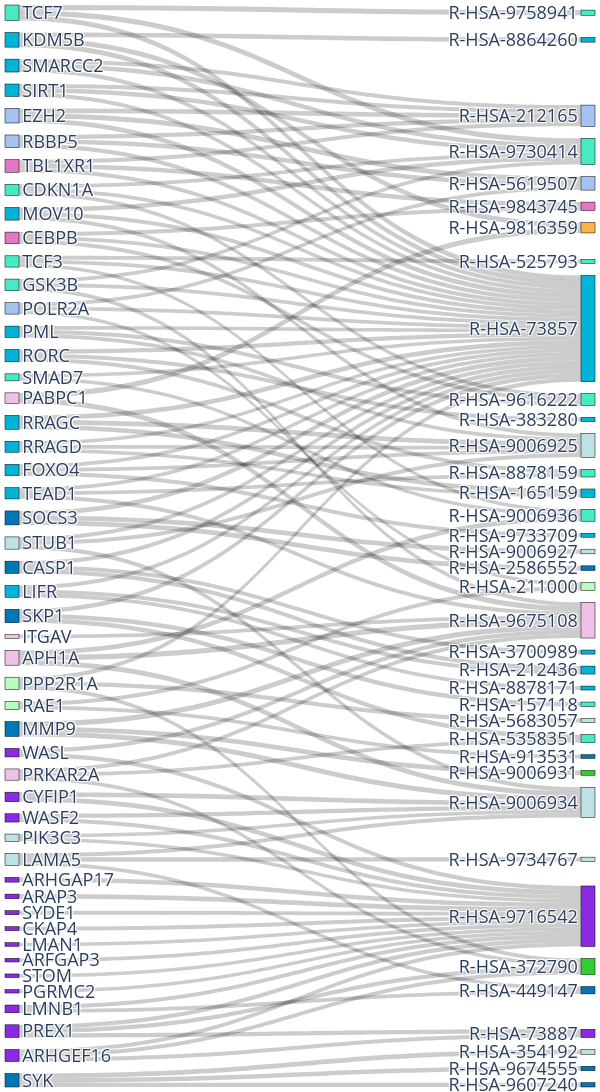
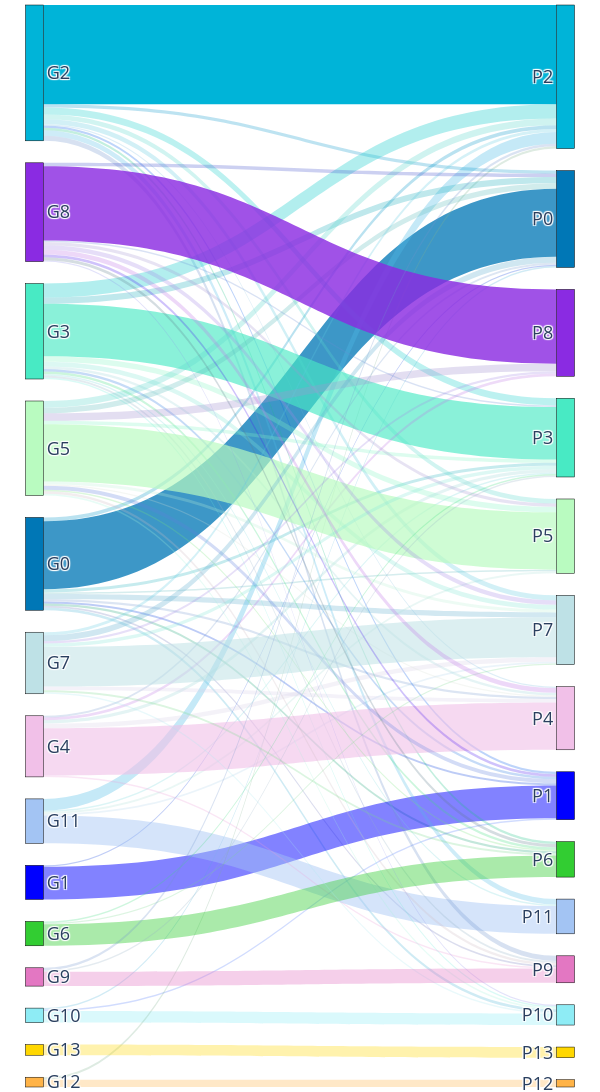

Notebook cell for these charts, in order:
### Code cell
# Stage 7/9 — Gene/pathway explanation outputs
print('Stage 7/9 — Gene/pathway explanation outputs')

MAX_GENES = 100

# Total saliency per gene
gene_scores = saliency_pathway_matrix.sum(axis=0)

# Top genes by saliency
top_gene_idx = np.argsort(gene_scores)[::-1][:MAX_GENES]

selected_genes = [gene_names[i] for i in top_gene_idx]

rows = []

for g in tqdm(selected_genes, desc="Building gene→pathway table"):
    gi = gene_names.index(g)

    for pi, pathway in enumerate(pathway_names):
        score = saliency_pathway_matrix[pi, gi]
        if score <= 0:
            continue

        rows.append({
            "gene": g,
            "pathway": pathway,
            "weight": score,
        })

df = pd.DataFrame(rows)


TOP_K_PATHWAYS_PER_GENE = 3
TOP_K_GENE_TO_PATHWAY = 3 


df_gp = (
    df.groupby(["gene", "pathway"])["weight"]
    .sum()
    .reset_index()
)

df_gp_topk = (
    df_gp
    .sort_values("weight", ascending=False)
    .groupby("gene", group_keys=False)
    .head(TOP_K_PATHWAYS_PER_GENE)
)

MIN_FLOW = np.percentile(df_gp_topk["weight"], 60)
df_gp_topk = df_gp_topk[df_gp_topk["weight"] >= MIN_FLOW]

df_sankey = df_gp_topk.rename(
    columns={"gene": "source", "pathway": "target"}
)

# ----------------------------------------------------
# Nodes
# ----------------------------------------------------
labels = pd.unique(df_sankey[["source", "target"]].values.ravel())
label_to_id = {l: i for i, l in enumerate(labels)}

# ----------------------------------------------------
# Fixed cluster-based node colors (CANONICAL)
# ----------------------------------------------------
def node_color(label):
    # Gene node
    if label in gene_clusters:
        cid = gene_clusters[label]
        return CLUSTER_COLORS[cid]

    # Pathway node
    if label in pathway_clusters:
        cid = pathway_clusters[label]
        return CLUSTER_COLORS[cid]

    # Fallback (should not happen)
    return "#BDBDBD"

node_colors = [node_color(l) for l in labels]

# ----------------------------------------------------
# Sankey plot
# ----------------------------------------------------
fig = go.Figure(go.Sankey(
    arrangement="snap",
    node=dict(
        label=labels,
        color=node_colors,
        pad=12,
        thickness=14,
        line=dict(color="black", width=0.5),
        hovertemplate="%{label}<extra></extra>",
    ),
    link=dict(
        source=df_sankey["source"].map(label_to_id),
        target=df_sankey["target"].map(label_to_id),
        value=df_sankey["weight"],
    ),
))

fig.update_layout(
    font_size=18,
    width=600,
    height=1800,
    margin=dict(
        l=5,
        r=5,
        t=5,
        b=5,
    ),
)


# ----------------------------------------------------
# Save
# ----------------------------------------------------
os.makedirs(output_path, exist_ok=True)

fig.write_html(
    os.path.join(output_path, "sankey_gene_to_pathway.html")
)

fig.write_image(
    os.path.join(output_path, "sankey_gene_to_pathway.png"),
    width=600,
    height=1800,
    scale=2,
)
fig.show()


############################################################################################################

# ----------------------------------------------------
# Top genes by total saliency
# ----------------------------------------------------
gene_scores = saliency_pathway_matrix.sum(axis=0)

gene_score_df = pd.DataFrame({
    "gene": gene_names,
    "total_saliency": gene_scores,
    "gene_cluster": [gene_clusters[g] for g in gene_names],
})

gene_score_df = gene_score_df.sort_values(
    "total_saliency", ascending=False
)

TOP_N_GENES = 100
top10_genes_df = gene_score_df.head(TOP_N_GENES)

# Save table
os.makedirs(output_path, exist_ok=True)
top10_genes_df.to_csv(
    os.path.join(output_path, "top100_genes_by_saliency.csv"),
    index=False,
)

print("✅ Top 100 genes by total saliency:")
print(top10_genes_df)


TOP_K_PATHWAYS_PER_GENE = 1

rows = []

for _, row in tqdm(top10_genes_df.iterrows(), total=len(top10_genes_df), desc="Building top-gene pathway table"):
    g = row["gene"]
    gi = gene_names.index(g)

    for pi, pathway in enumerate(pathway_names):
        score = saliency_pathway_matrix[pi, gi]
        if score <= 0:
            continue

        rows.append({
            "gene": g,
            "gene_cluster": gene_clusters[g],
            "pathway": pathway,
            "pathway_cluster": pathway_clusters[pathway],
            "saliency": score,
        })

df_gene_pathway = pd.DataFrame(rows)

df_gene_pathway_topk = (
    df_gene_pathway
    .sort_values("saliency", ascending=False)
    .groupby("gene", group_keys=False)
    .head(TOP_K_PATHWAYS_PER_GENE)
)

df_gene_pathway_topk.to_csv(
    os.path.join(output_path, "top100_genes_top_pathways.csv"),
    index=False,
)


############################################################################################################


# Sort clusters
sorted_pathway_clusters = sort_pathway_clusters_by_saliency(
    saliency_pathway_matrix, pathway_names, pathway_clusters
)

sorted_gene_clusters = sort_gene_clusters_by_saliency(
    saliency_pathway_matrix, gene_names, gene_clusters
)

# Sort members inside clusters
pathway_order = sort_pathways_within_clusters(
    saliency_pathway_matrix,
    pathway_names,
    pathway_clusters,
    sorted_pathway_clusters,
)

gene_order = sort_genes_within_clusters(
    saliency_pathway_matrix,
    gene_names,
    gene_clusters,
    sorted_gene_clusters,
)

# Sorted matrix
saliency_sorted = saliency_pathway_matrix[np.ix_(pathway_order, gene_order)]

# Sorted labels
pathway_names_sorted = [pathway_names[i] for i in pathway_order]
gene_names_sorted = [gene_names[i] for i in gene_order]




# ==============================================================
# Parameters
# ==============================================================

MIN_SALIENCY = 1e-2          # 🔑 skip low saliency FIRST
MAX_GENES_PER_CLUSTER = 3
MAX_PATHWAYS_PER_CLUSTER = 3

# ==============================================================
# Sort clusters & members (REQUIRED)
# ==============================================================

sorted_pathway_clusters = sort_pathway_clusters_by_saliency(
    saliency_pathway_matrix, pathway_names, pathway_clusters
)

sorted_gene_clusters = sort_gene_clusters_by_saliency(
    saliency_pathway_matrix, gene_names, gene_clusters
)

pathway_order = sort_pathways_within_clusters(
    saliency_pathway_matrix,
    pathway_names,
    pathway_clusters,
    sorted_pathway_clusters,
)

gene_order = sort_genes_within_clusters(
    saliency_pathway_matrix,
    gene_names,
    gene_clusters,
    sorted_gene_clusters,
)

saliency_sorted = saliency_pathway_matrix[np.ix_(pathway_order, gene_order)]
pathway_names_sorted = [pathway_names[i] for i in pathway_order]
gene_names_sorted    = [gene_names[i] for i in gene_order]


############################################################################################################

# ----------------------------------------------------
# Build Gene → Pathway cluster saliency table
# ----------------------------------------------------
rows = []

for gi, gene in enumerate(gene_names):
    g_cluster = f"G{gene_clusters[gene]}"

    for pi, pathway in enumerate(pathway_names):
        score = saliency_pathway_matrix[pi, gi]
        if score <= 0:
            continue

        p_cluster = f"P{pathway_clusters[pathway]}"

        rows.append({
            "gene_cluster": g_cluster,
            "pathway_cluster": p_cluster,
            "weight": score,
        })

df = pd.DataFrame(rows)

# ----------------------------------------------------
# Aggregate cluster-to-cluster saliency
# ----------------------------------------------------
df_gp = (
    df.groupby(["gene_cluster", "pathway_cluster"])["weight"]
    .sum()
    .reset_index()
)

# ----------------------------------------------------
# Threshold weak connections
# ----------------------------------------------------
MIN_WEIGHT = np.percentile(df_gp["weight"], 60)
df_gp = df_gp[df_gp["weight"] >= MIN_WEIGHT]

# ----------------------------------------------------
# Compute strengths for ordering
# ----------------------------------------------------
gene_strength = (
    df_gp.groupby("gene_cluster")["weight"].sum().to_dict()
)

pathway_strength = (
    df_gp.groupby("pathway_cluster")["weight"].sum().to_dict()
)

gene_order = sorted(gene_strength, key=lambda x: -gene_strength[x])
pathway_order = sorted(pathway_strength, key=lambda x: -pathway_strength[x])

# ----------------------------------------------------
# Color maps
def cluster_color_from_label(label):
    """
    label: 'G3' or 'P7'
    """
    cid = int(label[1:])  # strip 'G' or 'P'
    if cid not in CLUSTER_COLORS:
        raise ValueError(f"Cluster ID {cid} not in CLUSTER_COLORS")
    return CLUSTER_COLORS[cid]

gene_cmap = {g: cluster_color_from_label(g) for g in gene_order}
pathway_cmap = {p: cluster_color_from_label(p) for p in pathway_order}

# ----------------------------------------------------
# Sankey node layout
# ----------------------------------------------------
labels = gene_order + pathway_order
label_to_id = {l: i for i, l in enumerate(labels)}

def y_positions(order):
    n = len(order)
    if n == 1:
        return [0.5]
    return np.linspace(0.05, 0.95, n)

gene_y = y_positions(gene_order)
pathway_y = y_positions(pathway_order)

x_pos, y_pos, node_colors = [], [], []

for l in labels:
    if l.startswith("G"):
        x_pos.append(0.05)
        y_pos.append(gene_y[gene_order.index(l)])
        node_colors.append(gene_cmap[l])
    else:
        x_pos.append(0.95)
        y_pos.append(pathway_y[pathway_order.index(l)])
        node_colors.append(pathway_cmap[l])

# ----------------------------------------------------
# Sankey links
# ----------------------------------------------------
sources = df_gp["gene_cluster"].map(label_to_id)
targets = df_gp["pathway_cluster"].map(label_to_id)
values  = df_gp["weight"].to_numpy()

# # Transparency scaled by saliency
# alpha = 0.25 + 0.75 * (values - values.min()) / (values.max() - values.min())
# link_colors = [f"rgba(0,0,0,{a:.2f})" for a in alpha]
def blend_colors(hex1, hex2, alpha):
    def hex_to_rgb(h):
        h = h.lstrip("#")
        return np.array([int(h[i:i+2], 16) for i in (0, 2, 4)])

    rgb = 0.5 * hex_to_rgb(hex1) + 0.5 * hex_to_rgb(hex2)
    r, g, b = rgb.astype(int)
    return f"rgba({r},{g},{b},{alpha:.2f})"

link_colors = [
    blend_colors(
        gene_cmap[row["gene_cluster"]],
        pathway_cmap[row["pathway_cluster"]],
        0.25 + 0.75 * (row["weight"] - values.min()) / (values.max() - values.min())
    )
    for _, row in df_gp.iterrows()
]

# ----------------------------------------------------
# Plot
# ----------------------------------------------------
fig = go.Figure(go.Sankey(
    arrangement="snap",
    node=dict(
        label=labels,
        color=node_colors,
        pad=22,
        thickness=18,
        x=x_pos,
        y=y_pos,
        line=dict(color="black", width=0.5),
    ),
    link=dict(
        source=sources,
        target=targets,
        value=values,
        color=link_colors,
    ),
))

fig.update_layout(
    # title="Gene Cluster → Pathway Cluster Saliency Flow",
    font_size=18,
    width=600,
    height=1800,
    margin=dict(
        l=5,
        r=5,
        t=5,
        b=5,
    ),
)

# ----------------------------------------------------
# Save
# ----------------------------------------------------
os.makedirs(output_path, exist_ok=True)

fig.write_html(os.path.join(output_path, "gene_pathway_sankey.html"))
fig.write_image(
    os.path.join(output_path, "gene_pathway_sankey.png"),
    width=600,
    height=1800,
    scale=2,
)
fig.show()

### Figure 1 — Plotly figure (JSON) as saved in the notebook; plotly's stock layout.template omitted (floating-point values rounded to 4 significant figures)
{"data": [{"arrangement": "snap", "link": {"source": [0, 0, 3, 3, 6, 7, 8, 9, 0, 12, 6, 6, 7, 7, 8, 17, 17, 9, 9, 20, 8, 22, 23, 22, 22, 23, 23, 28, 29, 30, 30, 30, 33, 34, 35, 36, 38, 12, 12, 42, 43, 43, 43, 29, 29, 46, 48, 49, 50, 51, 51, 33, 33, 35, 49, 49, 53, 36, 36, 48, 48, 56, 34, 35, 53, 53, 38, 50, 58, 50, 42, 42, 60, 61, 60, 60, 62, 63, 63, 65, 66, 67, 69, 70, 70, 71, 73, 58, 58, 75, 75, 46, 63, 77, 66, 65, 67, 69, 69, 70, 56, 71, 77, 77, 65, 67, 38, 79, 80, 73, 73, 71, 66, 81, 81, 82, 83, 75, 84, 85, 84], "target": [1, 2, 4, 5, 4, 4, 5, 10, 11, 13, 14, 15, 16, 15, 11, 15, 18, 11, 19, 18, 21, 11, 11, 24, 25, 26, 27, 18, 1, 11, 31, 32, 10, 4, 1, 37, 39, 40, 41, 1, 44, 18, 45, 11, 19, 47, 11, 11, 11, 15, 18, 11, 19, 11, 52, 45, 11, 11, 19, 54, 55, 18, 18, 26, 26, 15, 15, 57, 11, 59, 11, 19, 18, 18, 44, 45, 18, 37, 64, 64, 4, 68, 10, 1, 4, 72, 4, 74, 59, 64, 1, 76, 11, 11, 11, 11, 11, 11, 47, 11, 78, 11, 27, 26, 26, 26, 78, 18, 18, 45, 31, 14, 55, 15, 18, 4, 18, 11, 11, 18, 14], "value": [580.9, 580.9, 579.6, 579.6, 577.6, 577.5, 569.9, 560.8, 540.6, 531.8, 531.8, 531.8, 531.7, 531.7, 530.3, 527.1, 527.1, 521.9, 521.9, 519.5, 518.6, 516.6, 513.3, 511.1, 511.1, 507.8, 507.8, 501.4, 496.6, 495.2, 489.9, 489.9, 489.5, 489.2, 489.0, 486.6, 486.3, 479.0, 479.0, 478.1, 465.9, 465.9, 465.9, 462.1, 462.1, 462.0, 461.6, 459.2, 457.5, 457.3, 457.3, 455.5, 455.5, 455.0, 454.3, 454.3, 453.6, 452.8, 452.8, 451.4, 451.4, 450.6, 450.4, 450.1, 448.8, 448.8, 447.7, 447.4, 445.9, 444.9, 444.9, 444.9, 441.0, 441.0, 441.0, 441.0, 441.0, 439.6, 439.6, 438.9, 438.9, 438.3, 438.2, 438.1, 438.1, 436.2, 436.2, 436.0, 433.7, 419.2, 419.2, 411.8, 409.1, 408.5, 408.4, 408.4, 407.8, 407.8, 407.8, 407.7, 406.0, 405.9, 404.1, 404.1, 404.1, 403.5, 403.3, 402.7, 401.9, 401.6, 401.6, 401.6, 399.4, 399.0, 399.0, 396.1, 392.0, 390.1, 390.1, 385.9, 385.9]}, "node": {"color": ["#48EAC4", "#48EAC4", "#48EAC4", "#F1C0E8", "#F1C0E8", "#FFB347", "#F1C0E8", "#0077B6", "#00B4D8", "#A3C4F3", "#A3C4F3", "#00B4D8", "#0077B6", "#bee1e6", "#48EAC4", "#bee1e6", "#32CD32", "#8A2BE2", "#8A2BE2", "#A3C4F3", "#8A2BE2", "#00B4D8", "#0077B6", "#00B4D8", "#bee1e6", "#0077B6", "#bee1e6", "#00B4D8", "#8A2BE2", "#00B4D8", "#0077B6", "#48EAC4", "#48EAC4", "#A3C4F3", "#8A2BE2", "#00B4D8", "#E377C2", "#E377C2", "#bee1e6", "#bee1e6", "#0077B6", "#0077B6", "#00B4D8", "#8A2BE2", "#8A2BE2", "#32CD32", "#B9FBC0", "#B9FBC0", "#00B4D8", "#B9FBC0", "#0077B6", "#8A2BE2", "#bee1e6", "#bee1e6", "#00B4D8", "#48EAC4", "#8A2BE2", "#00B4D8", "#00B4D8", "#00B4D8", "#8A2BE2", "#8A2BE2", "#8A2BE2", "#E377C2", "#48EAC4", "#00B4D8", "#00B4D8", "#00B4D8", "#00B4D8", "#A3C4F3", "#48EAC4", "#48EAC4", "#48EAC4", "#F1C0E8", "#00B4D8", "#48EAC4", "#0077B6", "#00B4D8", "#0077B6", "#8A2BE2", "#8A2BE2", "#bee1e6", "#F1C0E8", "#8A2BE2", "#48EAC4", "#8A2BE2"], "hovertemplate": "%{label}<extra></extra>", "label": ["TCF7", "R-HSA-9730414", "R-HSA-9758941", "PABPC1", "R-HSA-9675108", "R-HSA-9816359", "APH1A", "MMP9", "KDM5B", "EZH2", "R-HSA-5619507", "R-HSA-73857", "SYK", "R-HSA-354192", "R-HSA-9006936", "R-HSA-9006934", "R-HSA-9006931", "CYFIP1", "R-HSA-9716542", "R-HSA-212165", "ARHGAP17", "R-HSA-8864260", "SOCS3", "RRAGC", "R-HSA-9006927", "R-HSA-2586552", "R-HSA-9006925", "R-HSA-165159", "ARAP3", "SMARCC2", "SKP1", "R-HSA-5358351", "R-HSA-157118", "RBBP5", "WASL", "MOV10", "TBL1XR1", "R-HSA-9843745", "LAMA5", "R-HSA-9734767", "R-HSA-9674555", "R-HSA-9607240", "SIRT1", "PREX1", "R-HSA-73887", "R-HSA-372790", "RAE1", "R-HSA-211000", "RORC", "PPP2R1A", "CASP1", "WASF2", "R-HSA-5683057", "STUB1", "R-HSA-383280", "R-HSA-8878159", "LMNB1", "R-HSA-3700989", "LIFR", "R-HSA-212436", "ARHGEF16", "SYDE1", "CKAP4", "CEBPB", "R-HSA-9616222", "PML", "TEAD1", "FOXO4", "R-HSA-9733709", "POLR2A", "GSK3B", "TCF3", "R-HSA-525793", "PRKAR2A", "R-HSA-8878171", "CDKN1A", "R-HSA-913531", "RRAGD", "R-HSA-449147", "LMAN1", "ARFGAP3", "PIK3C3", "ITGAV", "STOM", "SMAD7", "PGRMC2"], "line": {"color": "black", "width": 0.5}, "pad": 12, "thickness": 14}, "type": "sankey"}], "layout": {"font": {"size": 18}, "height": 1800, "margin": {"b": 5, "l": 5, "r": 5, "t": 5}, "width": 600}}

### Figure 2 — Plotly figure (JSON) as saved in the notebook; plotly's stock layout.template omitted (floating-point values rounded to 4 significant figures)
{"data": [{"arrangement": "snap", "link": {"color": ["rgba(0,119,182,0.76)", "rgba(0,59,218,0.26)", "rgba(71,177,213,0.26)", "rgba(0,149,199,0.27)", "rgba(36,176,189,0.26)", "rgba(120,155,207,0.26)", "rgba(92,185,187,0.25)", "rgba(25,162,116,0.26)", "rgba(95,172,206,0.28)", "rgba(113,119,188,0.25)", "rgba(0,59,218,0.25)", "rgba(0,0,255,0.49)", "rgba(71,177,213,0.25)", "rgba(71,118,250,0.25)", "rgba(142,236,245,0.33)", "rgba(163,196,243,0.45)", "rgba(81,188,229,0.33)", "rgba(117,215,219,0.25)", "rgba(174,223,217,0.26)", "rgba(176,210,236,0.25)", "rgba(255,179,71,0.30)", "rgba(127,179,143,0.26)", "rgba(255,215,0,0.32)", "rgba(0,149,199,0.26)", "rgba(0,90,235,0.26)", "rgba(81,188,229,0.28)", "rgba(0,180,216,1.00)", "rgba(36,207,206,0.30)", "rgba(120,186,224,0.25)", "rgba(92,215,204,0.28)", "rgba(25,192,133,0.26)", "rgba(95,202,223,0.28)", "rgba(113,149,205,0.28)", "rgba(36,176,189,0.29)", "rgba(36,117,225,0.26)", "rgba(107,235,220,0.25)", "rgba(117,215,219,0.25)", "rgba(36,207,206,0.35)", "rgba(72,234,196,0.64)", "rgba(156,213,214,0.26)", "rgba(128,242,194,0.28)", "rgba(61,219,123,0.26)", "rgba(131,229,213,0.28)", "rgba(149,176,195,0.26)", "rgba(120,155,207,0.25)", "rgba(156,213,214,0.27)", "rgba(241,192,232,0.60)", "rgba(215,208,231,0.28)", "rgba(189,117,229,0.26)", "rgba(234,155,213,0.25)", "rgba(92,185,187,0.28)", "rgba(92,125,223,0.27)", "rgba(163,243,218,0.25)", "rgba(92,215,204,0.29)", "rgba(128,242,194,0.27)", "rgba(213,221,212,0.25)", "rgba(185,251,192,0.68)", "rgba(117,228,121,0.25)", "rgba(187,238,211,0.26)", "rgba(161,147,209,0.30)", "rgba(206,185,193,0.26)", "rgba(61,219,123,0.25)", "rgba(50,205,50,0.41)", "rgba(120,215,140,0.25)", "rgba(95,172,206,0.29)", "rgba(166,230,237,0.25)", "rgba(95,202,223,0.26)", "rgba(131,229,213,0.27)", "rgba(215,208,231,0.27)", "rgba(120,215,140,0.26)", "rgba(190,225,230,0.54)", "rgba(164,134,228,0.26)", "rgba(69,81,204,0.27)", "rgba(69,21,240,0.26)", "rgba(140,139,235,0.25)", "rgba(105,138,211,0.25)", "rgba(189,117,229,0.28)", "rgba(161,147,209,0.26)", "rgba(94,124,138,0.26)", "rgba(164,134,228,0.27)", "rgba(138,43,226,0.81)", "rgba(113,149,205,0.26)", "rgba(149,176,195,0.25)", "rgba(227,119,194,0.35)"], "source": [4, 4, 4, 4, 4, 4, 4, 4, 4, 4, 8, 8, 11, 11, 11, 7, 7, 7, 7, 7, 13, 13, 12, 0, 0, 0, 0, 0, 0, 0, 0, 0, 0, 2, 2, 2, 2, 2, 2, 2, 2, 2, 2, 2, 6, 6, 6, 6, 6, 6, 3, 3, 3, 3, 3, 3, 3, 3, 3, 3, 3, 9, 9, 9, 5, 5, 5, 5, 5, 5, 5, 5, 1, 1, 1, 1, 1, 1, 1, 1, 1, 10, 10, 10], "target": [15, 21, 25, 14, 17, 20, 18, 22, 19, 24, 15, 21, 15, 21, 25, 23, 14, 17, 18, 19, 27, 14, 26, 15, 21, 23, 14, 17, 20, 18, 22, 19, 24, 15, 21, 25, 23, 14, 17, 20, 18, 22, 19, 24, 15, 17, 20, 19, 16, 24, 15, 21, 25, 14, 17, 20, 18, 22, 19, 16, 24, 17, 22, 19, 15, 25, 14, 17, 20, 22, 19, 16, 15, 21, 25, 17, 20, 18, 22, 19, 16, 14, 17, 24], "value": [145100.0, 4540.0, 6029.0, 7927.0, 6599.0, 4666.0, 3553.0, 4446.0, 11000.0, 3773.0, 2796.0, 69800.0, 3139.0, 3184.0, 24580.0, 59090.0, 25060.0, 2805.0, 4131.0, 3566.0, 15590.0, 5205.0, 22630.0, 6494.0, 5024.0, 11520.0, 211700.0, 15220.0, 2647.0, 9760.0, 5246.0, 10870.0, 10810.0, 12930.0, 5320.0, 3035.0, 3330.0, 30030.0, 111800.0, 5431.0, 11750.0, 5174.0, 10100.0, 4462.0, 3909.0, 7072.0, 100700.0, 9961.0, 5625.0, 2901.0, 11760.0, 8622.0, 3819.0, 14240.0, 6973.0, 2870.0, 122300.0, 3130.0, 6130.0, 16330.0, 5096.0, 3180.0, 46080.0, 2645.0, 12850.0, 3042.0, 6482.0, 7252.0, 7531.0, 4713.0, 84370.0, 4838.0, 7310.0, 5463.0, 2680.0, 3479.0, 10400.0, 6815.0, 6707.0, 9311.0, 158200.0, 5249.0, 3361.0, 30420.0]}, "node": {"color": ["#00B4D8", "#8A2BE2", "#48EAC4", "#B9FBC0", "#0077B6", "#bee1e6", "#F1C0E8", "#A3C4F3", "#0000FF", "#32CD32", "#E377C2", "#8EECF5", "#FFD700", "#FFB347", "#00B4D8", "#0077B6", "#8A2BE2", "#48EAC4", "#B9FBC0", "#bee1e6", "#F1C0E8", "#0000FF", "#32CD32", "#A3C4F3", "#E377C2", "#8EECF5", "#FFD700", "#FFB347"], "label": ["G2", "G8", "G3", "G5", "G0", "G7", "G4", "G11", "G1", "G6", "G9", "G10", "G13", "G12", "P2", "P0", "P8", "P3", "P5", "P7", "P4", "P1", "P6", "P11", "P9", "P10", "P13", "P12"], "line": {"color": "black", "width": 0.5}, "pad": 22, "thickness": 18, "x": [0.05, 0.05, 0.05, 0.05, 0.05, 0.05, 0.05, 0.05, 0.05, 0.05, 0.05, 0.05, 0.05, 0.05, 0.95, 0.95, 0.95, 0.95, 0.95, 0.95, 0.95, 0.95, 0.95, 0.95, 0.95, 0.95, 0.95, 0.95], "y": [0.05, 0.1192, 0.1885, 0.2577, 0.3269, 0.3962, 0.4654, 0.5346, 0.6038, 0.6731, 0.7423, 0.8115, 0.8808, 0.95, 0.05, 0.1192, 0.1885, 0.2577, 0.3269, 0.3962, 0.4654, 0.5346, 0.6038, 0.6731, 0.7423, 0.8115, 0.8808, 0.95]}, "type": "sankey"}], "layout": {"font": {"size": 18}, "height": 1800, "margin": {"b": 5, "l": 5, "r": 5, "t": 5}, "width": 600}}
